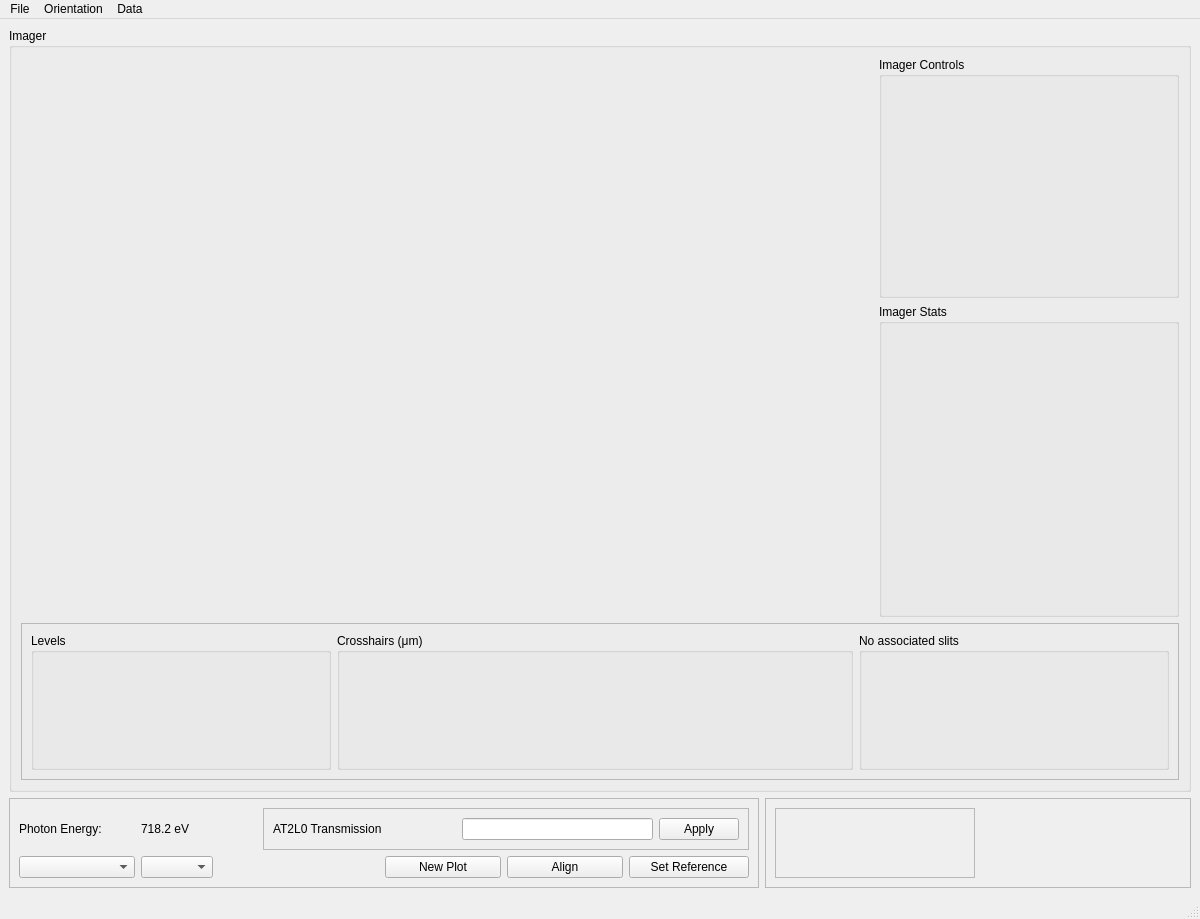
<?xml version="1.0" encoding="UTF-8"?>
<ui version="4.0">
 <class>MainWindow</class>
 <widget class="QMainWindow" name="MainWindow">
  <property name="enabled">
   <bool>true</bool>
  </property>
  <property name="geometry">
   <rect>
    <x>0</x>
    <y>0</y>
    <width>1200</width>
    <height>919</height>
   </rect>
  </property>
  <property name="windowTitle">
   <string>Beam Alignment</string>
  </property>
  <property name="iconSize">
   <size>
    <width>20</width>
    <height>20</height>
   </size>
  </property>
  <widget class="QWidget" name="centralwidget">
   <layout class="QGridLayout" name="gridLayout_4">
    <item row="0" column="0" colspan="2">
     <widget class="QGroupBox" name="imageGroupBox">
      <property name="sizePolicy">
       <sizepolicy hsizetype="Expanding" vsizetype="Expanding">
        <horstretch>0</horstretch>
        <verstretch>0</verstretch>
       </sizepolicy>
      </property>
      <property name="title">
       <string>Imager</string>
      </property>
      <layout class="QGridLayout" name="gridLayout_2">
       <item row="0" column="1">
        <widget class="QGroupBox" name="groupBox_2">
         <property name="sizePolicy">
          <sizepolicy hsizetype="Preferred" vsizetype="Preferred">
           <horstretch>0</horstretch>
           <verstretch>0</verstretch>
          </sizepolicy>
         </property>
         <property name="minimumSize">
          <size>
           <width>300</width>
           <height>0</height>
          </size>
         </property>
         <property name="maximumSize">
          <size>
           <width>400</width>
           <height>16777215</height>
          </size>
         </property>
         <property name="title">
          <string>Imager Controls</string>
         </property>
         <layout class="QVBoxLayout" name="verticalLayout_4">
          <item>
           <widget class="ImagerControls" name="imagerControls" native="true">
            <property name="minimumSize">
             <size>
              <width>0</width>
              <height>200</height>
             </size>
            </property>
           </widget>
          </item>
         </layout>
        </widget>
       </item>
       <item row="1" column="1" rowspan="2">
        <widget class="QGroupBox" name="groupBox_3">
         <property name="minimumSize">
          <size>
           <width>300</width>
           <height>300</height>
          </size>
         </property>
         <property name="maximumSize">
          <size>
           <width>400</width>
           <height>16777215</height>
          </size>
         </property>
         <property name="title">
          <string>Imager Stats</string>
         </property>
         <layout class="QVBoxLayout" name="verticalLayout_5">
          <item>
           <widget class="ImagerStats" name="imagerStats" native="true">
            <property name="minimumSize">
             <size>
              <width>0</width>
              <height>256</height>
             </size>
            </property>
           </widget>
          </item>
         </layout>
        </widget>
       </item>
       <item row="3" column="0" colspan="2">
        <widget class="QFrame" name="frame">
         <property name="frameShape">
          <enum>QFrame::StyledPanel</enum>
         </property>
         <property name="frameShadow">
          <enum>QFrame::Raised</enum>
         </property>
         <layout class="QHBoxLayout" name="horizontalLayout">
          <item>
           <widget class="QGroupBox" name="levelsGroupBox">
            <property name="minimumSize">
             <size>
              <width>100</width>
              <height>100</height>
             </size>
            </property>
            <property name="maximumSize">
             <size>
              <width>300</width>
              <height>16777215</height>
             </size>
            </property>
            <property name="title">
             <string>Levels</string>
            </property>
            <layout class="QHBoxLayout" name="horizontalLayout_6">
             <item>
              <widget class="LevelsWidget" name="levelsWidget" native="true"/>
             </item>
            </layout>
           </widget>
          </item>
          <item>
           <widget class="QGroupBox" name="crosshairGroupBox">
            <property name="minimumSize">
             <size>
              <width>516</width>
              <height>135</height>
             </size>
            </property>
            <property name="maximumSize">
             <size>
              <width>800</width>
              <height>16777215</height>
             </size>
            </property>
            <property name="title">
             <string>Crosshairs (μm)</string>
            </property>
            <layout class="QHBoxLayout" name="horizontalLayout_7">
             <item>
              <widget class="CrosshairWidget" name="crosshairsWidget" native="true"/>
             </item>
            </layout>
           </widget>
          </item>
          <item>
           <widget class="QGroupBox" name="slitGroupBox">
            <property name="title">
             <string>No associated slits</string>
            </property>
            <layout class="QGridLayout" name="gridLayout_3">
             <item row="0" column="0">
              <widget class="SlitControls" name="slitControls" native="true"/>
             </item>
            </layout>
           </widget>
          </item>
         </layout>
        </widget>
       </item>
       <item row="0" column="0" rowspan="3">
        <widget class="LineoutImage" name="imageWidget" native="true">
         <property name="sizePolicy">
          <sizepolicy hsizetype="Expanding" vsizetype="Preferred">
           <horstretch>0</horstretch>
           <verstretch>0</verstretch>
          </sizepolicy>
         </property>
         <property name="minimumSize">
          <size>
           <width>420</width>
           <height>420</height>
          </size>
         </property>
        </widget>
       </item>
      </layout>
     </widget>
    </item>
    <item row="1" column="0">
     <widget class="QFrame" name="frame_5">
      <property name="minimumSize">
       <size>
        <width>750</width>
        <height>0</height>
       </size>
      </property>
      <property name="frameShape">
       <enum>QFrame::StyledPanel</enum>
      </property>
      <property name="frameShadow">
       <enum>QFrame::Raised</enum>
      </property>
      <layout class="QGridLayout" name="gridLayout">
       <item row="0" column="0">
        <widget class="QLabel" name="label_5">
         <property name="text">
          <string>Photon Energy:</string>
         </property>
        </widget>
       </item>
       <item row="0" column="1">
        <widget class="PyDMLabel" name="photonEnergyLabel">
         <property name="toolTip">
          <string/>
         </property>
         <property name="text">
          <string>718.2 eV</string>
         </property>
         <property name="precision" stdset="0">
          <number>1</number>
         </property>
         <property name="showUnits" stdset="0">
          <bool>true</bool>
         </property>
         <property name="precisionFromPV" stdset="0">
          <bool>false</bool>
         </property>
         <property name="channel" stdset="0">
          <string>ca://PMPS:KFE:PE:UND:CurrentPhotonEnergy_RBV</string>
         </property>
         <property name="buddy">
          <cstring></cstring>
         </property>
        </widget>
       </item>
       <item row="0" column="2" colspan="4">
        <widget class="QFrame" name="frame_2">
         <property name="frameShape">
          <enum>QFrame::StyledPanel</enum>
         </property>
         <property name="frameShadow">
          <enum>QFrame::Raised</enum>
         </property>
         <layout class="QHBoxLayout" name="horizontalLayout_3">
          <item>
           <widget class="QLabel" name="label_2">
            <property name="minimumSize">
             <size>
              <width>170</width>
              <height>0</height>
             </size>
            </property>
            <property name="text">
             <string>AT2L0 Transmission</string>
            </property>
           </widget>
          </item>
          <item>
           <widget class="PyDMLabel" name="TransmissionRBVLabel">
            <property name="toolTip">
             <string/>
            </property>
            <property name="channel" stdset="0">
             <string>ca://AT2L0:CALC:SYS:ActualTransmission_RBV</string>
            </property>
            <property name="displayFormat" stdset="0">
             <enum>PyDMLabel::Exponential</enum>
            </property>
           </widget>
          </item>
          <item>
           <widget class="PyDMLineEdit" name="TransmissionLineEdit">
            <property name="toolTip">
             <string/>
            </property>
            <property name="channel" stdset="0">
             <string>ca://AT2L0:CALC:SYS:DesiredTransmission</string>
            </property>
            <property name="displayFormat" stdset="0">
             <enum>PyDMLineEdit::Exponential</enum>
            </property>
           </widget>
          </item>
          <item>
           <widget class="QPushButton" name="applyTransmissionButton">
            <property name="text">
             <string>Apply</string>
            </property>
           </widget>
          </item>
         </layout>
        </widget>
       </item>
       <item row="1" column="0">
        <widget class="QComboBox" name="lineComboBox">
         <property name="currentText">
          <string/>
         </property>
        </widget>
       </item>
       <item row="1" column="1" colspan="2">
        <widget class="QComboBox" name="imagerComboBox">
         <property name="sizePolicy">
          <sizepolicy hsizetype="Fixed" vsizetype="Fixed">
           <horstretch>0</horstretch>
           <verstretch>0</verstretch>
          </sizepolicy>
         </property>
        </widget>
       </item>
       <item row="1" column="3">
        <widget class="QPushButton" name="plotButton">
         <property name="text">
          <string>New Plot</string>
         </property>
        </widget>
       </item>
       <item row="1" column="4">
        <widget class="QPushButton" name="alignmentButton">
         <property name="text">
          <string>Align</string>
         </property>
        </widget>
       </item>
       <item row="1" column="5">
        <widget class="QPushButton" name="calibrateButton">
         <property name="minimumSize">
          <size>
           <width>120</width>
           <height>0</height>
          </size>
         </property>
         <property name="text">
          <string>Set Reference</string>
         </property>
        </widget>
       </item>
      </layout>
     </widget>
    </item>
    <item row="1" column="1">
     <widget class="QFrame" name="frame">
      <property name="frameShape">
       <enum>QFrame::StyledPanel</enum>
      </property>
      <property name="frameShadow">
       <enum>QFrame::Raised</enum>
      </property>
      <layout class="QHBoxLayout" name="horizontalLayout_4">
       <item>
        <widget class="QFrame" name="frame_3">
         <property name="minimumSize">
          <size>
           <width>200</width>
           <height>0</height>
          </size>
         </property>
         <property name="frameShape">
          <enum>QFrame::StyledPanel</enum>
         </property>
         <property name="frameShadow">
          <enum>QFrame::Raised</enum>
         </property>
         <layout class="QHBoxLayout" name="horizontalLayout_2">
          <item>
           <widget class="AverageWidget" name="averageWidget" native="true"/>
          </item>
         </layout>
        </widget>
       </item>
       <item>
        <widget class="QLabel" name="label">
         <property name="sizePolicy">
          <sizepolicy hsizetype="Preferred" vsizetype="Fixed">
           <horstretch>0</horstretch>
           <verstretch>0</verstretch>
          </sizepolicy>
         </property>
         <property name="minimumSize">
          <size>
           <width>200</width>
           <height>0</height>
          </size>
         </property>
         <property name="maximumSize">
          <size>
           <width>16777215</width>
           <height>25</height>
          </size>
         </property>
         <property name="text">
          <string/>
         </property>
        </widget>
       </item>
      </layout>
     </widget>
    </item>
   </layout>
  </widget>
  <widget class="QMenuBar" name="menubar">
   <property name="geometry">
    <rect>
     <x>0</x>
     <y>0</y>
     <width>1200</width>
     <height>22</height>
    </rect>
   </property>
   <widget class="QMenu" name="menuFile">
    <property name="title">
     <string>File</string>
    </property>
    <addaction name="actionSave"/>
    <addaction name="actionAlignment_Screen"/>
    <addaction name="actionSave_with_hdf5_plugin"/>
    <addaction name="actionPost_to_elog"/>
   </widget>
   <widget class="QMenu" name="menuOrientation">
    <property name="title">
     <string>Orientation</string>
    </property>
    <addaction name="action0"/>
    <addaction name="action90"/>
    <addaction name="action180"/>
    <addaction name="action270"/>
    <addaction name="action0_flip"/>
    <addaction name="action90_flip"/>
    <addaction name="action180_flip"/>
    <addaction name="action270_flip"/>
    <addaction name="actionSave_orientation"/>
   </widget>
   <widget class="QMenu" name="menuData">
    <property name="title">
     <string>Data</string>
    </property>
    <addaction name="actionReset_Plots"/>
    <addaction name="actionSave_Data"/>
    <addaction name="actionSave_Images"/>
   </widget>
   <addaction name="menuFile"/>
   <addaction name="menuOrientation"/>
   <addaction name="menuData"/>
  </widget>
  <widget class="QStatusBar" name="statusbar">
   <property name="enabled">
    <bool>true</bool>
   </property>
  </widget>
  <action name="actionSave">
   <property name="text">
    <string>Save image</string>
   </property>
  </action>
  <action name="actionSave_screenshot">
   <property name="text">
    <string>Save screenshot</string>
   </property>
  </action>
  <action name="actionAlignment_Screen">
   <property name="text">
    <string>Alignment Screen</string>
   </property>
  </action>
  <action name="action0">
   <property name="checkable">
    <bool>true</bool>
   </property>
   <property name="text">
    <string>0</string>
   </property>
  </action>
  <action name="action90">
   <property name="checkable">
    <bool>true</bool>
   </property>
   <property name="text">
    <string>90</string>
   </property>
  </action>
  <action name="action270">
   <property name="checkable">
    <bool>true</bool>
   </property>
   <property name="text">
    <string>270</string>
   </property>
  </action>
  <action name="action0_flip">
   <property name="checkable">
    <bool>true</bool>
   </property>
   <property name="text">
    <string>0 flip</string>
   </property>
  </action>
  <action name="action90_flip">
   <property name="checkable">
    <bool>true</bool>
   </property>
   <property name="text">
    <string>90 flip</string>
   </property>
  </action>
  <action name="action180_flip">
   <property name="checkable">
    <bool>true</bool>
   </property>
   <property name="text">
    <string>180 flip</string>
   </property>
  </action>
  <action name="action270_flip">
   <property name="checkable">
    <bool>true</bool>
   </property>
   <property name="text">
    <string>270 flip</string>
   </property>
  </action>
  <action name="action180">
   <property name="checkable">
    <bool>true</bool>
   </property>
   <property name="text">
    <string>180</string>
   </property>
  </action>
  <action name="actionSave_orientation">
   <property name="text">
    <string>Save orientation</string>
   </property>
  </action>
  <action name="actionSave_with_hdf5_plugin">
   <property name="text">
    <string>Save with hdf5 plugin</string>
   </property>
  </action>
  <action name="actionReset_Plots">
   <property name="text">
    <string>Reset Plots</string>
   </property>
  </action>
  <action name="actionSave_Data">
   <property name="text">
    <string>Save Data</string>
   </property>
  </action>
  <action name="actionSave_Images">
   <property name="text">
    <string>Save Images</string>
   </property>
  </action>
  <action name="actionPost_to_elog">
   <property name="text">
    <string>Post to elog</string>
   </property>
  </action>
 </widget>
 <customwidgets>
  <customwidget>
   <class>PyDMLabel</class>
   <extends>QLabel</extends>
   <header>pydm.widgets.label</header>
  </customwidget>
  <customwidget>
   <class>PyDMLineEdit</class>
   <extends>QLineEdit</extends>
   <header>pydm.widgets.line_edit</header>
  </customwidget>
  <customwidget>
   <class>LineoutImage</class>
   <extends>QWidget</extends>
   <header>PPM_widgets</header>
   <container>1</container>
  </customwidget>
  <customwidget>
   <class>LevelsWidget</class>
   <extends>QWidget</extends>
   <header>PPM_widgets</header>
   <container>1</container>
  </customwidget>
  <customwidget>
   <class>CrosshairWidget</class>
   <extends>QWidget</extends>
   <header>PPM_widgets</header>
   <container>1</container>
  </customwidget>
  <customwidget>
   <class>AverageWidget</class>
   <extends>QWidget</extends>
   <header>PPM_widgets</header>
   <container>1</container>
  </customwidget>
  <customwidget>
   <class>ImagerControls</class>
   <extends>QWidget</extends>
   <header>PPM_widgets</header>
   <container>1</container>
  </customwidget>
  <customwidget>
   <class>ImagerStats</class>
   <extends>QWidget</extends>
   <header>PPM_widgets</header>
   <container>1</container>
  </customwidget>
  <customwidget>
   <class>SlitControls</class>
   <extends>QWidget</extends>
   <header>PPM_widgets</header>
   <container>1</container>
  </customwidget>
 </customwidgets>
 <resources/>
 <connections/>
</ui>
